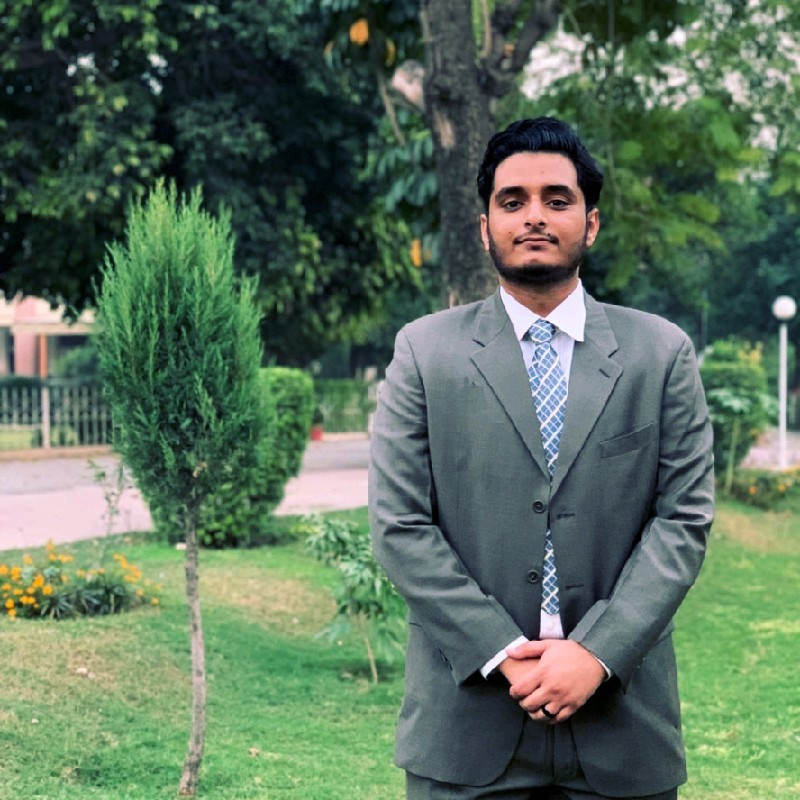
#> input picture Resources/usman.jpeg, 800 x 800 px
$ python '2. Basic Functions.py'
#> lines starting #> are read from the running program, lines starting #| are printed output that depends on the picture; after the words box and inside, x2 and y2 are one past the last pixel; in counts of white or black regions, pixels touching at a corner belong together
import cv2
import numpy as np
#importing the image
img= cv2.imread('Resources/usman.jpeg')
#> img is the input picture: shape (800, 800, 3); mean B, G, R 92.9, 112.5, 91.1

###########################Gray Scale image###################
#We will use cvtColor() function
img_Gray= cv2.cvtColor(img, cv2.COLOR_BGR2GRAY)
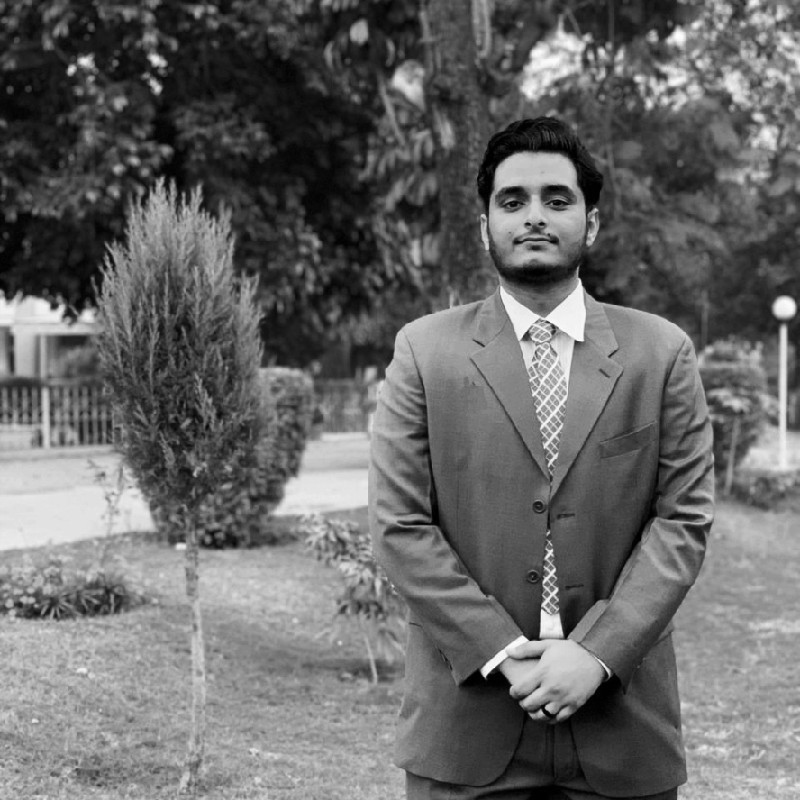
#> img_Gray: shape (800, 800); min 0, max 254, mean 103.9


############################Blurring the image##################
#we will use GaussianBlur() function----> (7,7) is kernel size and it should be odd number, 0 is sigmax

#kernel size determine extent of Blurring-->more high odd number, more blur in the image
#sigmax is spread of gaussian kernel and 0 means calculate it accroding to kernel size
blur_image= cv2.GaussianBlur(img_Gray, (13,13), 0)
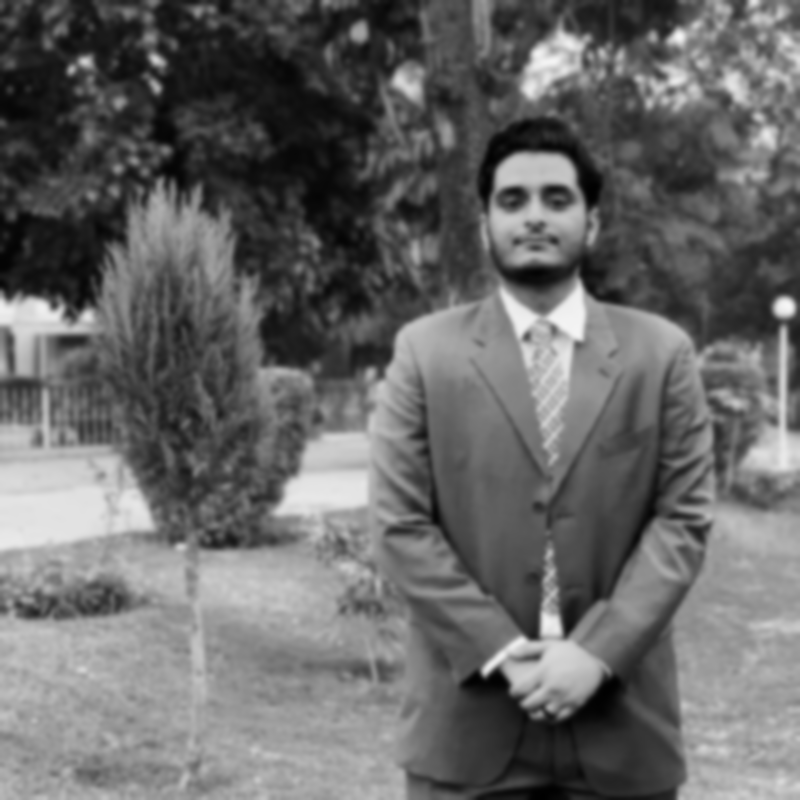
#> blur_image: shape (800, 800); min 0, max 246, mean 103.9

############################Edges Detection in the Image###################

# (100,100) figure out number of edges it will detect, lower the numbers, more edges will be detected
img_edges= cv2.Canny(img_Gray, 100, 100)
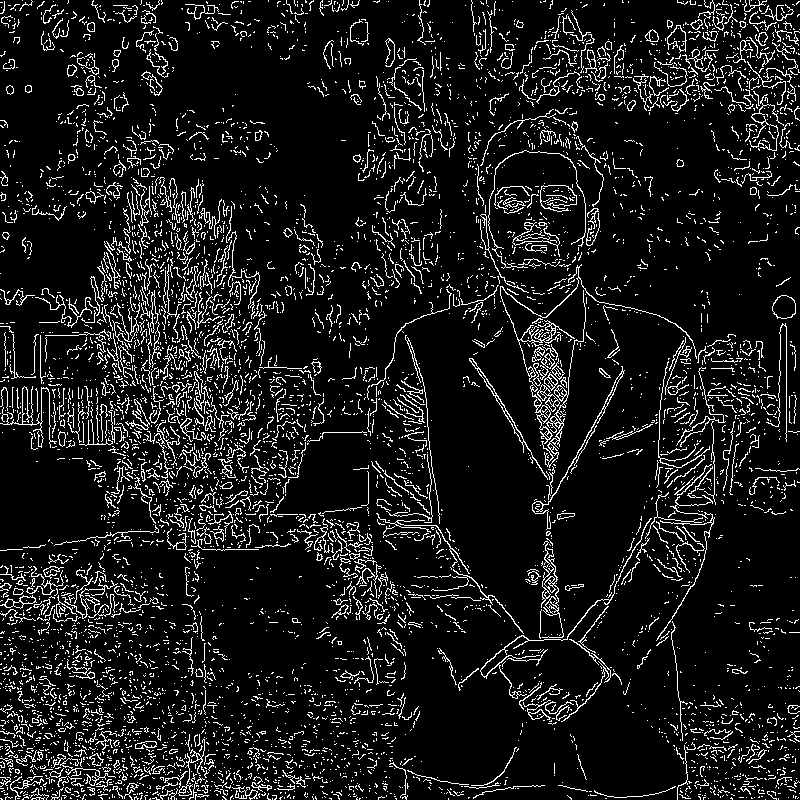
#> img_edges: shape (800, 800); 9.9% white in thin lines or dots

###########################Image Dilation/Edges Thickness#########################
#so now we will make the edges of the image thick
                                    #we made kernel of all ones --> means more white color for edges
                                    #iterations tell us how many times to iterate kernel -->means how much tickness
dilated_img= cv2.dilate(img_edges, np.ones((5,5), np.uint8), iterations= 1)
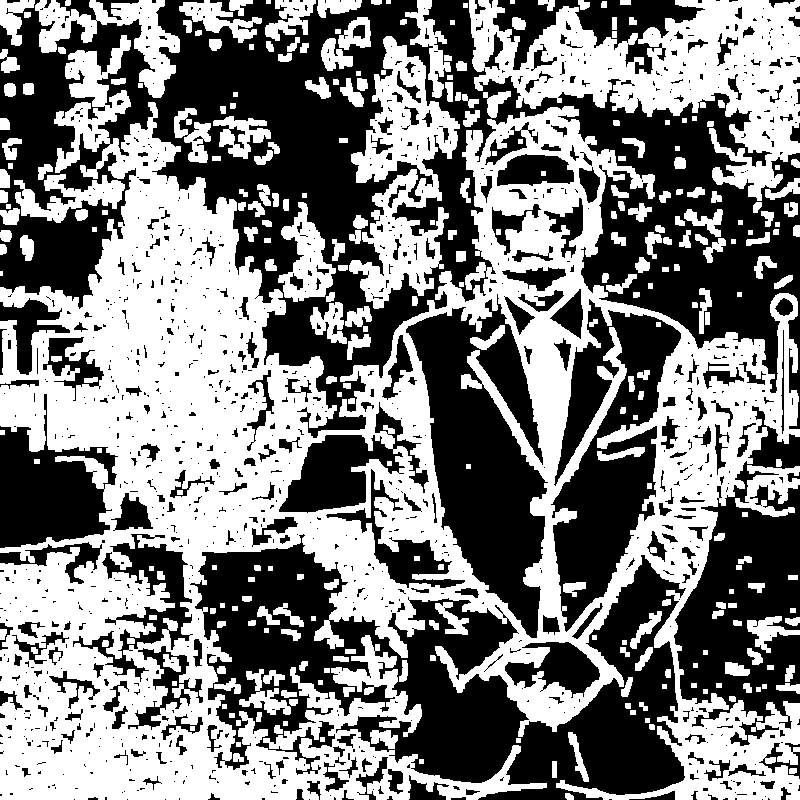
#> dilated_img: shape (800, 800); 50.1% white; 1117 black regions (841 under 20 px), largest, box (x1, y1, x2, y2) and area: (0, 0, 800, 438) 121131, (190, 534, 686, 800) 57684, (406, 294, 548, 638) 25277


######################Image Erodtion/Edges Thinner################################
img_eroded= cv2.erode(dilated_img, np.ones((5,5), np.uint8), iterations= 1)
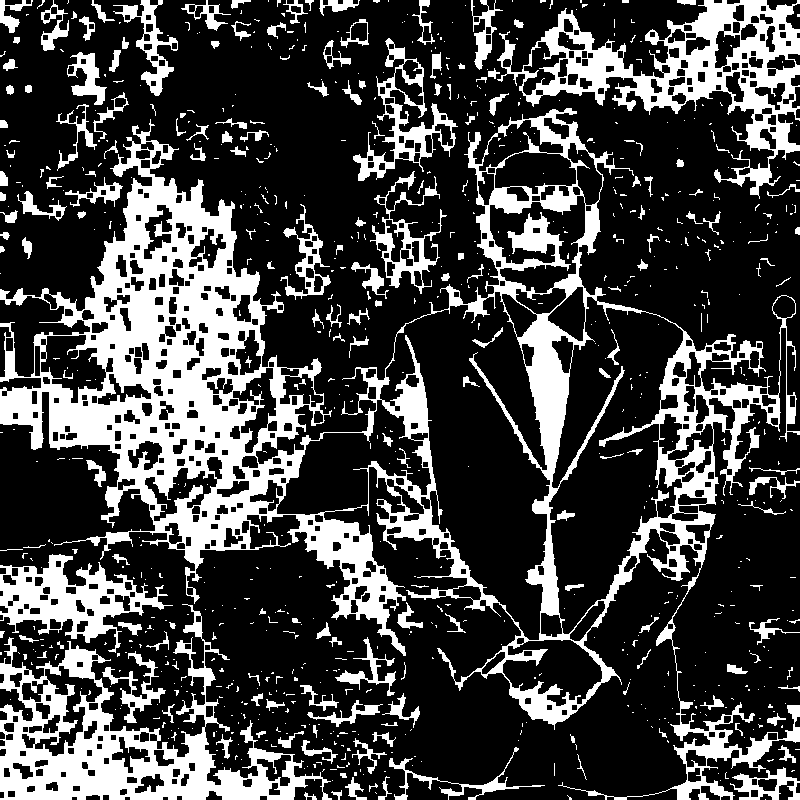
#> img_eroded: shape (800, 800); 26.2% white; 802 white regions (618 under 20 px), largest, box (x1, y1, x2, y2) and area: (0, 108, 800, 800) 94444, (0, 604, 332, 800) 19013, (497, 0, 800, 199) 15756


#showing the normal image
cv2.imshow("Normal Image", img)
#adding delay
cv2.waitKey(0)

#showing the gray scale image
cv2.imshow("Gray Scale Image", img_Gray)
cv2.waitKey(0)

#showing the blurred image
cv2.imshow("Blurred Image", blur_image)
cv2.waitKey(0)

#shwoing image edges
cv2.imshow("Image Edges", img_edges)
cv2.waitKey(0)


#shwoing image dilated edges
cv2.imshow("Image Dialted", dilated_img)
cv2.waitKey(0)

#shwoing image with eroded/thinner edges
cv2.imshow("Image Eroded", img_eroded)
cv2.waitKey(0)
